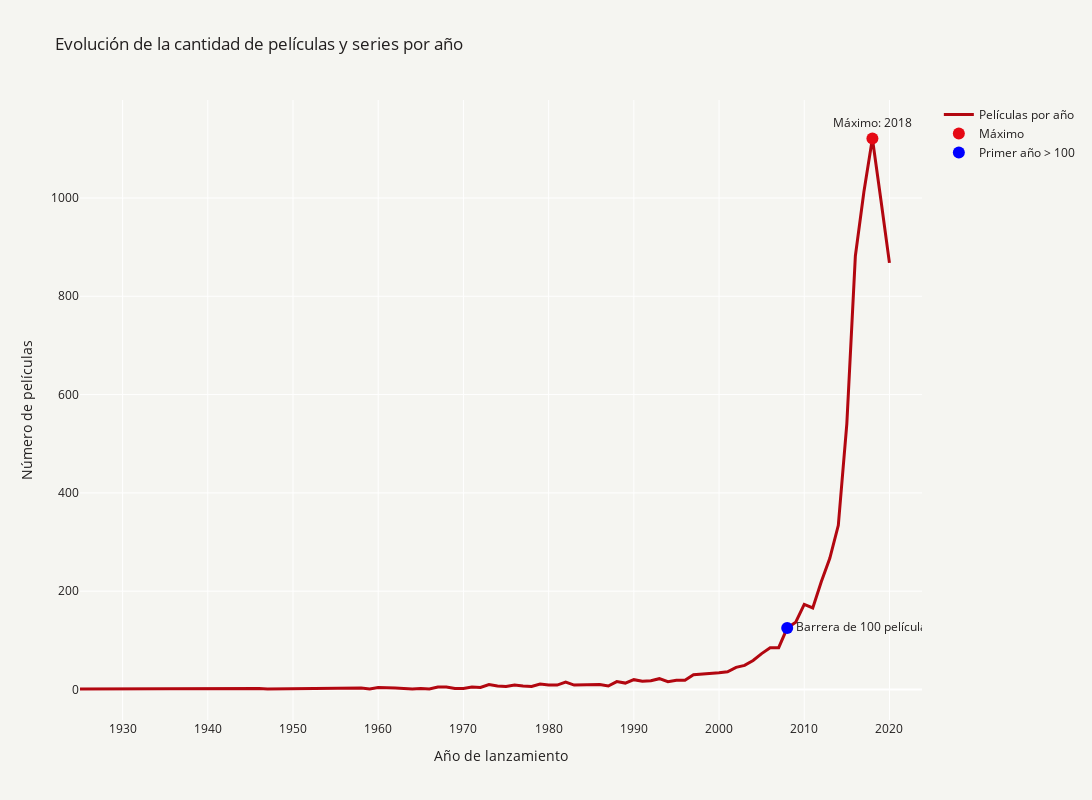

Notebook code cell kept with this figure:
### Markdown cell above
## Evolución con más peliculas y series

### Code cell
import plotly.graph_objects as go
import pandas as pd

# Definir colores personalizados
bright_red = '#e50914'  # Rojo brillante para resaltar
dark_red = '#b20710'    # Rojo oscuro para la línea principal
background_color = '#f5f5f1'  # Color de fondo blanco
text_color = '#221f1f'  # Color de las letras negro

# Contar el número de películas por año
year_counts = df['release_year'].value_counts().reset_index()
year_counts.columns = ['release_year', 'count']

# Ordenar por año
year_counts_sorted = year_counts.sort_values(by='release_year')

# Filtrar solo hasta el año 2020
year_counts_sorted = year_counts_sorted[year_counts_sorted['release_year'] <= 2020]

# Encontrar el valor máximo
max_year = year_counts_sorted.loc[year_counts_sorted['count'].idxmax(), 'release_year']
max_count = year_counts_sorted['count'].max()

# Filtrar los años donde hay más de 100 películas
years_above_100 = year_counts_sorted[year_counts_sorted['count'] > 100]

# Encontrar el primer año en el que se superaron las 100 películas
first_above_100_year = years_above_100.iloc[0]['release_year']
first_above_100_count = years_above_100.iloc[0]['count']

# Crear la gráfica con Plotly
fig = go.Figure()

# Agregar línea principal
fig.add_trace(go.Scatter(
    x=year_counts_sorted['release_year'], 
    y=year_counts_sorted['count'], 
    mode='lines',
    line=dict(color=dark_red, width=3),
    name='Películas por año'
))

# Resaltar el punto máximo
fig.add_trace(go.Scatter(
    x=[max_year], 
    y=[max_count], 
    mode='markers+text',
    text=[f'Máximo: {max_year}'],
    textposition="top center",
    marker=dict(color=bright_red, size=12),
    name='Máximo'
))

# Resaltar el primer año con más de 100 películas
fig.add_trace(go.Scatter(
    x=[first_above_100_year], 
    y=[first_above_100_count], 
    mode='markers+text',
    text=[f'Barrera de 100 películas: {first_above_100_year}'],
    textposition="middle right",
    marker=dict(color='blue', size=12, symbol='circle'),
    name='Primer año > 100'
))

# Configurar el gráfico
fig.update_layout(
    title='Evolución de la cantidad de películas y series por año',
    xaxis_title='Año de lanzamiento',
    yaxis_title='Número de películas',
    plot_bgcolor=background_color,
    paper_bgcolor=background_color,
    font=dict(color=text_color),
    width=1100,  
    height=800
)

ruta_directorio = './graficos'
nombre_archivo_png = 'grafico_evolucion_anios.png'
ruta_completa_png = os.path.join(ruta_directorio, nombre_archivo_png)
fig.write_image(ruta_completa_png, engine='kaleido')

# Mostrar el gráfico
fig.show()

### Figure 1 — Plotly figure (JSON) as saved in the notebook; plotly's stock layout.template omitted (floating-point values rounded to 4 significant figures)
{"data": [{"line": {"color": "#b20710", "width": 3}, "mode": "lines", "name": "Películas por año", "type": "scatter", "x": [1925, 1942, 1943, 1944, 1945, 1946, 1947, 1954, 1955, 1956, 1958, 1959, 1960, 1962, 1963, 1964, 1965, 1966, 1967, 1968, 1969, 1970, 1971, 1972, 1973, 1974, 1975, 1976, 1977, 1978, 1979, 1980, 1981, 1982, 1983, 1984, 1985, 1986, 1987, 1988, 1989, 1990, 1991, 1992, 1993, 1994, 1995, 1996, 1997, 1998, 1999, 2000, 2001, 2002, 2003, 2004, 2005, 2006, 2007, 2008, 2009, 2010, 2011, 2012, 2013, 2014, 2015, 2016, 2017, 2018, 2019, 2020], "y": [1, 2, 3, 3, 3, 2, 1, 2, 3, 2, 3, 1, 4, 3, 2, 1, 2, 1, 5, 5, 2, 2, 5, 4, 10, 7, 6, 9, 7, 6, 11, 9, 9, 15, 9, 9, 9, 10, 7, 16, 13, 20, 17, 18, 22, 16, 19, 19, 30, 31, 33, 34, 36, 45, 49, 59, 73, 85, 85, 125, 137, 173, 166, 219, 267, 334, 541, 882, 1012, 1121, 996, 868]}, {"marker": {"color": "#e50914", "size": 12}, "mode": "markers+text", "name": "Máximo", "text": ["Máximo: 2018"], "textposition": "top center", "type": "scatter", "x": [2018], "y": [1121]}, {"marker": {"color": "blue", "size": 12, "symbol": "circle"}, "mode": "markers+text", "name": "Primer año > 100", "text": ["Barrera de 100 películas: 2008"], "textposition": "middle right", "type": "scatter", "x": [2008], "y": [125]}], "layout": {"font": {"color": "#221f1f"}, "height": 800, "paper_bgcolor": "#f5f5f1", "plot_bgcolor": "#f5f5f1", "title": {"text": "Evolución de la cantidad de películas y series por año"}, "width": 1100, "xaxis": {"autorange": true, "range": [1925, 2024.0], "title": {"text": "Año de lanzamiento"}, "type": "linear"}, "yaxis": {"autorange": true, "range": [-62.07, 1199.0], "title": {"text": "Número de películas"}, "type": "linear"}}}
